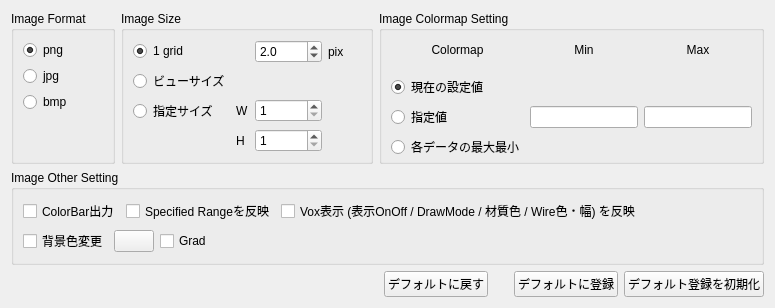
            <widget class="QWidget" name="tab">
             <attribute name="title">
              <string>Image Setting</string>
             </attribute>
             <layout class="QGridLayout" name="gridLayout_4">
              <item row="2" column="0" colspan="3">
               <layout class="QGridLayout" name="gridLayout_11">
                <property name="topMargin">
                 <number>0</number>
                </property>
                <item row="1" column="0">
                 <widget class="QGroupBox" name="groupBox_picture_format">
                  <property name="title">
                   <string>Image Format</string>
                  </property>
                  <layout class="QVBoxLayout" name="verticalLayout_2">
                   <item>
                    <widget class="QRadioButton" name="radioButton_pictureformat_png">
                     <property name="text">
                      <string>png</string>
                     </property>
                     <property name="checked">
                      <bool>true</bool>
                     </property>
                     <attribute name="buttonGroup">
                      <string notr="true">buttonGroup_2</string>
                     </attribute>
                    </widget>
                   </item>
                   <item>
                    <widget class="QRadioButton" name="radioButton_pictureformat_jpg">
                     <property name="text">
                      <string>jpg</string>
                     </property>
                     <attribute name="buttonGroup">
                      <string notr="true">buttonGroup_2</string>
                     </attribute>
                    </widget>
                   </item>
                   <item>
                    <widget class="QRadioButton" name="radioButton_pictureformat_bmp">
                     <property name="text">
                      <string>bmp</string>
                     </property>
                     <attribute name="buttonGroup">
                      <string notr="true">buttonGroup_2</string>
                     </attribute>
                    </widget>
                   </item>
                   <item>
                    <spacer name="verticalSpacer_2">
                     <property name="orientation">
                      <enum>Qt::Vertical</enum>
                     </property>
                     <property name="sizeHint" stdset="0">
                      <size>
                       <width>20</width>
                       <height>0</height>
                      </size>
                     </property>
                    </spacer>
                   </item>
                  </layout>
                 </widget>
                </item>
                <item row="1" column="2">
                 <widget class="QGroupBox" name="groupBox_colormap_value">
                  <property name="title">
                   <string>Image Colormap Setting</string>
                  </property>
                  <layout class="QGridLayout" name="gridLayout_2">
                   <property name="topMargin">
                    <number>0</number>
                   </property>
                   <property name="bottomMargin">
                    <number>2</number>
                   </property>
                   <item row="0" column="0">
                    <layout class="QGridLayout" name="gridLayout_6">
                     <property name="topMargin">
                      <number>0</number>
                     </property>
                     <item row="1" column="1">
                      <widget class="QLineEdit" name="lineEdit_colormap_current_min">
                       <property name="sizePolicy">
                        <sizepolicy hsizetype="MinimumExpanding" vsizetype="Fixed">
                         <horstretch>0</horstretch>
                         <verstretch>0</verstretch>
                        </sizepolicy>
                       </property>
                       <property name="minimumSize">
                        <size>
                         <width>1</width>
                         <height>0</height>
                        </size>
                       </property>
                       <property name="styleSheet">
                        <string notr="true">background: transparent; border: none; </string>
                       </property>
                       <property name="frame">
                        <bool>false</bool>
                       </property>
                       <property name="readOnly">
                        <bool>true</bool>
                       </property>
                      </widget>
                     </item>
                     <item row="0" column="2">
                      <widget class="QLabel" name="lb_max_2">
                       <property name="sizePolicy">
                        <sizepolicy hsizetype="MinimumExpanding" vsizetype="Preferred">
                         <horstretch>0</horstretch>
                         <verstretch>0</verstretch>
                        </sizepolicy>
                       </property>
                       <property name="minimumSize">
                        <size>
                         <width>70</width>
                         <height>0</height>
                        </size>
                       </property>
                       <property name="text">
                        <string>Max</string>
                       </property>
                       <property name="alignment">
                        <set>Qt::AlignCenter</set>
                       </property>
                      </widget>
                     </item>
                     <item row="1" column="2">
                      <widget class="QLineEdit" name="lineEdit_colormap_current_max">
                       <property name="sizePolicy">
                        <sizepolicy hsizetype="MinimumExpanding" vsizetype="Fixed">
                         <horstretch>0</horstretch>
                         <verstretch>0</verstretch>
                        </sizepolicy>
                       </property>
                       <property name="minimumSize">
                        <size>
                         <width>1</width>
                         <height>0</height>
                        </size>
                       </property>
                       <property name="autoFillBackground">
                        <bool>false</bool>
                       </property>
                       <property name="styleSheet">
                        <string notr="true">background: transparent; border: none; </string>
                       </property>
                       <property name="frame">
                        <bool>false</bool>
                       </property>
                       <property name="readOnly">
                        <bool>true</bool>
                       </property>
                      </widget>
                     </item>
                     <item row="2" column="1">
                      <widget class="QLineEdit" name="lineEdit_colormap_specify_min">
                       <property name="sizePolicy">
                        <sizepolicy hsizetype="MinimumExpanding" vsizetype="Fixed">
                         <horstretch>0</horstretch>
                         <verstretch>0</verstretch>
                        </sizepolicy>
                       </property>
                       <property name="minimumSize">
                        <size>
                         <width>1</width>
                         <height>0</height>
                        </size>
                       </property>
                      </widget>
                     </item>
                     <item row="2" column="0">
                      <widget class="QRadioButton" name="radioButton_colormap_value_specify">
                       <property name="text">
                        <string>指定値</string>
                       </property>
                      </widget>
                     </item>
                     <item row="2" column="2">
                      <widget class="QLineEdit" name="lineEdit_colormap_specify_max">
                       <property name="sizePolicy">
                        <sizepolicy hsizetype="MinimumExpanding" vsizetype="Fixed">
                         <horstretch>0</horstretch>
                         <verstretch>0</verstretch>
                        </sizepolicy>
                       </property>
                       <property name="minimumSize">
                        <size>
                         <width>1</width>
                         <height>0</height>
                        </size>
                       </property>
                      </widget>
                     </item>
                     <item row="1" column="0">
                      <widget class="QRadioButton" name="radioButton_colormap_value_current">
                       <property name="text">
                        <string>現在の設定値</string>
                       </property>
                       <property name="checked">
                        <bool>true</bool>
                       </property>
                      </widget>
                     </item>
                     <item row="3" column="0">
                      <widget class="QRadioButton" name="radioButton_colormap_value_minmax">
                       <property name="text">
                        <string>各データの最大最小</string>
                       </property>
                      </widget>
                     </item>
                     <item row="0" column="1">
                      <widget class="QLabel" name="lb_min_2">
                       <property name="sizePolicy">
                        <sizepolicy hsizetype="MinimumExpanding" vsizetype="Preferred">
                         <horstretch>0</horstretch>
                         <verstretch>0</verstretch>
                        </sizepolicy>
                       </property>
                       <property name="minimumSize">
                        <size>
                         <width>70</width>
                         <height>0</height>
                        </size>
                       </property>
                       <property name="text">
                        <string>Min</string>
                       </property>
                       <property name="alignment">
                        <set>Qt::AlignCenter</set>
                       </property>
                      </widget>
                     </item>
                     <item row="0" column="0">
                      <widget class="QLabel" name="label_6">
                       <property name="text">
                        <string>Colormap</string>
                       </property>
                       <property name="alignment">
                        <set>Qt::AlignCenter</set>
                       </property>
                      </widget>
                     </item>
                    </layout>
                   </item>
                  </layout>
                 </widget>
                </item>
                <item row="2" column="0" colspan="3">
                 <widget class="QGroupBox" name="groupBox_image_other_setting">
                  <property name="title">
                   <string>Image Other Setting</string>
                  </property>
                  <layout class="QGridLayout" name="gridLayout_15">
                   <item row="0" column="0" colspan="4">
                    <layout class="QHBoxLayout" name="horizontalLayout_4">
                     <property name="topMargin">
                      <number>0</number>
                     </property>
                     <item>
                      <widget class="QCheckBox" name="checkBox_output_colorbar">
                       <property name="text">
                        <string>ColorBar出力</string>
                       </property>
                      </widget>
                     </item>
                     <item>
                      <widget class="QCheckBox" name="checkBox_specify_range_setting">
                       <property name="text">
                        <string>Specified Rangeを反映</string>
                       </property>
                      </widget>
                     </item>
                     <item>
                      <widget class="QCheckBox" name="checkBox_outline_vox_show_hide">
                       <property name="text">
                        <string>Vox表示 (表示OnOff / DrawMode / 材質色 / Wire色・幅) を反映</string>
                       </property>
                      </widget>
                     </item>
                     <item>
                      <spacer name="horizontalSpacer_5">
                       <property name="orientation">
                        <enum>Qt::Horizontal</enum>
                       </property>
                       <property name="sizeHint" stdset="0">
                        <size>
                         <width>0</width>
                         <height>20</height>
                        </size>
                       </property>
                      </spacer>
                     </item>
                    </layout>
                   </item>
                   <item row="1" column="0" colspan="4">
                    <layout class="QHBoxLayout" name="horizontalLayout_6">
                     <property name="topMargin">
                      <number>0</number>
                     </property>
                     <item>
                      <widget class="QCheckBox" name="checkBox_change_background">
                       <property name="text">
                        <string>背景色変更</string>
                       </property>
                      </widget>
                     </item>
                     <item>
                      <widget class="QPushButton" name="pushButton_background_color">
                       <property name="sizePolicy">
                        <sizepolicy hsizetype="Fixed" vsizetype="Fixed">
                         <horstretch>0</horstretch>
                         <verstretch>0</verstretch>
                        </sizepolicy>
                       </property>
                       <property name="text">
                        <string/>
                       </property>
                      </widget>
                     </item>
                     <item>
                      <widget class="QCheckBox" name="checkBox_background_grad">
                       <property name="text">
                        <string>Grad</string>
                       </property>
                      </widget>
                     </item>
                     <item>
                      <spacer name="horizontalSpacer_11">
                       <property name="orientation">
                        <enum>Qt::Horizontal</enum>
                       </property>
                       <property name="sizeHint" stdset="0">
                        <size>
                         <width>40</width>
                         <height>20</height>
                        </size>
                       </property>
                      </spacer>
                     </item>
                    </layout>
                   </item>
                  </layout>
                 </widget>
                </item>
                <item row="1" column="1">
                 <widget class="QGroupBox" name="groupBox_picture_size">
                  <property name="title">
                   <string>Image Size</string>
                  </property>
                  <layout class="QGridLayout" name="gridLayout_14">
                   <item row="3" column="1">
                    <widget class="QLabel" name="label_5">
                     <property name="text">
                      <string>H</string>
                     </property>
                    </widget>
                   </item>
                   <item row="0" column="2">
                    <widget class="QDoubleSpinBox" name="doubleSpinBox_picture_size_data">
                     <property name="decimals">
                      <number>1</number>
                     </property>
                     <property name="minimum">
                      <double>0.100000000000000</double>
                     </property>
                     <property name="value">
                      <double>2.000000000000000</double>
                     </property>
                    </widget>
                   </item>
                   <item row="0" column="3">
                    <widget class="QLabel" name="label_3">
                     <property name="text">
                      <string>pix</string>
                     </property>
                    </widget>
                   </item>
                   <item row="2" column="0">
                    <widget class="QRadioButton" name="radioButton_picture_size_specify">
                     <property name="text">
                      <string>指定サイズ</string>
                     </property>
                    </widget>
                   </item>
                   <item row="0" column="0">
                    <widget class="QRadioButton" name="radioButton_picture_size_data">
                     <property name="text">
                      <string>1 grid</string>
                     </property>
                     <property name="checked">
                      <bool>true</bool>
                     </property>
                    </widget>
                   </item>
                   <item row="1" column="2" colspan="2">
                    <widget class="QLineEdit" name="lineEdit_picture_size_view">
                     <property name="styleSheet">
                      <string notr="true">background: transparent; border: none; </string>
                     </property>
                     <property name="readOnly">
                      <bool>true</bool>
                     </property>
                    </widget>
                   </item>
                   <item row="2" column="1">
                    <widget class="QLabel" name="label_4">
                     <property name="text">
                      <string>W</string>
                     </property>
                    </widget>
                   </item>
                   <item row="2" column="2">
                    <widget class="QSpinBox" name="spinBox_picture_size_specify_w">
                     <property name="minimum">
                      <number>1</number>
                     </property>
                     <property name="maximum">
                      <number>999999</number>
                     </property>
                    </widget>
                   </item>
                   <item row="3" column="2">
                    <widget class="QSpinBox" name="spinBox_picture_size_specify_h">
                     <property name="minimum">
                      <number>1</number>
                     </property>
                     <property name="maximum">
                      <number>999999</number>
                     </property>
                    </widget>
                   </item>
                   <item row="1" column="0">
                    <widget class="QRadioButton" name="radioButton_picture_size_view">
                     <property name="text">
                      <string>ビューサイズ</string>
                     </property>
                    </widget>
                   </item>
                   <item row="4" column="1" colspan="2">
                    <spacer name="verticalSpacer_4">
                     <property name="orientation">
                      <enum>Qt::Vertical</enum>
                     </property>
                     <property name="sizeHint" stdset="0">
                      <size>
                       <width>20</width>
                       <height>0</height>
                      </size>
                     </property>
                    </spacer>
                   </item>
                  </layout>
                 </widget>
                </item>
                <item row="3" column="0" colspan="3">
                 <layout class="QHBoxLayout" name="horizontalLayout_3">
                  <property name="topMargin">
                   <number>0</number>
                  </property>
                  <item>
                   <spacer name="horizontalSpacer_6">
                    <property name="orientation">
                     <enum>Qt::Horizontal</enum>
                    </property>
                    <property name="sizeHint" stdset="0">
                     <size>
                      <width>40</width>
                      <height>20</height>
                     </size>
                    </property>
                   </spacer>
                  </item>
                  <item>
                   <widget class="QPushButton" name="pushButton_apply_default">
                    <property name="text">
                     <string>デフォルトに戻す</string>
                    </property>
                   </widget>
                  </item>
                  <item>
                   <spacer name="horizontalSpacer_10">
                    <property name="orientation">
                     <enum>Qt::Horizontal</enum>
                    </property>
                    <property name="sizeType">
                     <enum>QSizePolicy::Fixed</enum>
                    </property>
                    <property name="sizeHint" stdset="0">
                     <size>
                      <width>20</width>
                      <height>20</height>
                     </size>
                    </property>
                   </spacer>
                  </item>
                  <item>
                   <widget class="QPushButton" name="pushButton_set_default">
                    <property name="text">
                     <string>デフォルトに登録</string>
                    </property>
                   </widget>
                  </item>
                  <item>
                   <widget class="QPushButton" name="pushButton_init_default">
                    <property name="text">
                     <string>デフォルト登録を初期化</string>
                    </property>
                   </widget>
                  </item>
                 </layout>
                </item>
               </layout>
              </item>
              <item row="3" column="0" colspan="3">
               <spacer name="verticalSpacer_3">
                <property name="orientation">
                 <enum>Qt::Vertical</enum>
                </property>
                <property name="sizeHint" stdset="0">
                 <size>
                  <width>20</width>
                  <height>0</height>
                 </size>
                </property>
               </spacer>
              </item>
             </layout>
            </widget>
